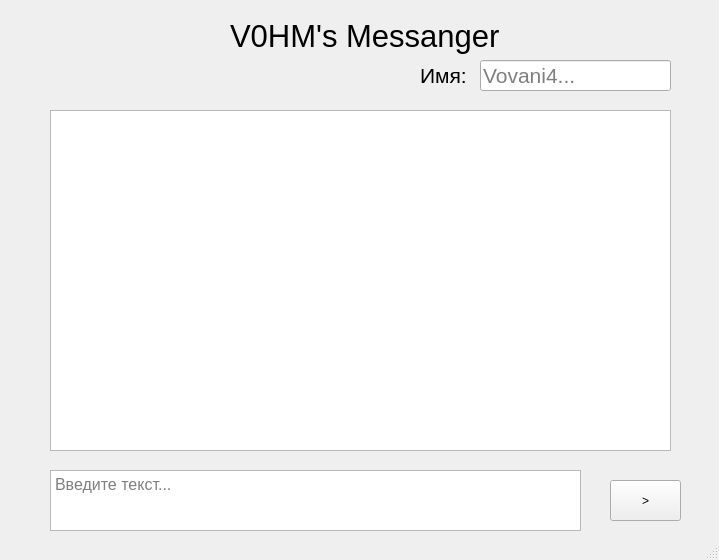
<?xml version="1.0" encoding="UTF-8"?>
<ui version="4.0">
 <class>MainWindow</class>
 <widget class="QMainWindow" name="MainWindow">
  <property name="geometry">
   <rect>
    <x>0</x>
    <y>0</y>
    <width>719</width>
    <height>560</height>
   </rect>
  </property>
  <property name="windowTitle">
   <string>Messanger</string>
  </property>
  <widget class="QWidget" name="centralwidget">
   <widget class="QLabel" name="label">
    <property name="geometry">
     <rect>
      <x>230</x>
      <y>10</y>
      <width>341</width>
      <height>51</height>
     </rect>
    </property>
    <property name="font">
     <font>
      <pointsize>23</pointsize>
      <weight>50</weight>
      <italic>false</italic>
      <bold>false</bold>
      <underline>false</underline>
     </font>
    </property>
    <property name="autoFillBackground">
     <bool>false</bool>
    </property>
    <property name="text">
     <string>V0HM's Messanger</string>
    </property>
   </widget>
   <widget class="QLineEdit" name="lineEdit">
    <property name="geometry">
     <rect>
      <x>480</x>
      <y>60</y>
      <width>191</width>
      <height>31</height>
     </rect>
    </property>
    <property name="font">
     <font>
      <pointsize>16</pointsize>
     </font>
    </property>
    <property name="placeholderText">
     <string>Vovani4...</string>
    </property>
   </widget>
   <widget class="QLabel" name="label_2">
    <property name="geometry">
     <rect>
      <x>420</x>
      <y>60</y>
      <width>61</width>
      <height>31</height>
     </rect>
    </property>
    <property name="font">
     <font>
      <pointsize>16</pointsize>
     </font>
    </property>
    <property name="text">
     <string>Имя:</string>
    </property>
   </widget>
   <widget class="QTextEdit" name="textEdit">
    <property name="geometry">
     <rect>
      <x>50</x>
      <y>470</y>
      <width>531</width>
      <height>61</height>
     </rect>
    </property>
    <property name="font">
     <font>
      <pointsize>12</pointsize>
     </font>
    </property>
    <property name="placeholderText">
     <string>Введите текст...</string>
    </property>
   </widget>
   <widget class="QPushButton" name="pushButton">
    <property name="geometry">
     <rect>
      <x>610</x>
      <y>480</y>
      <width>71</width>
      <height>41</height>
     </rect>
    </property>
    <property name="text">
     <string>&gt;</string>
    </property>
   </widget>
   <widget class="QTextBrowser" name="textBrowser">
    <property name="geometry">
     <rect>
      <x>50</x>
      <y>110</y>
      <width>621</width>
      <height>341</height>
     </rect>
    </property>
   </widget>
  </widget>
  <widget class="QStatusBar" name="statusbar"/>
 </widget>
 <resources/>
 <connections/>
</ui>
